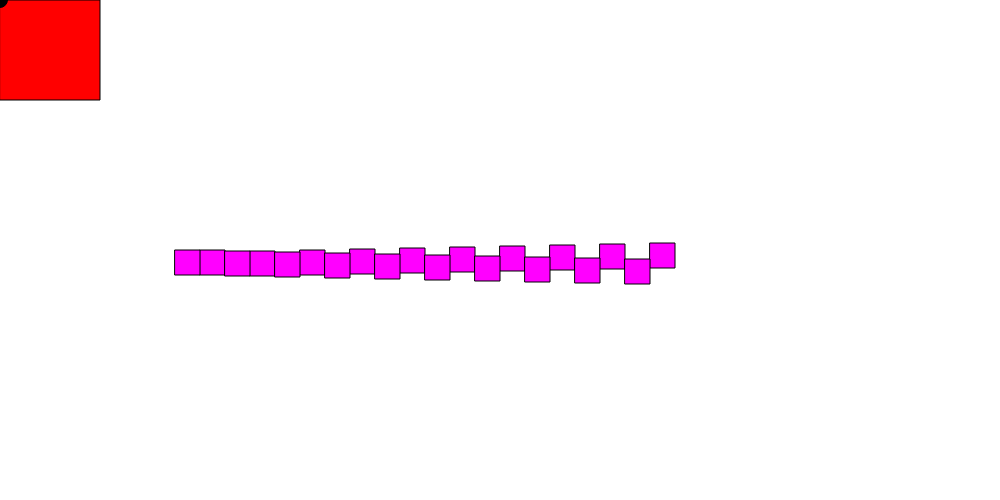
Frame 1 (no input)
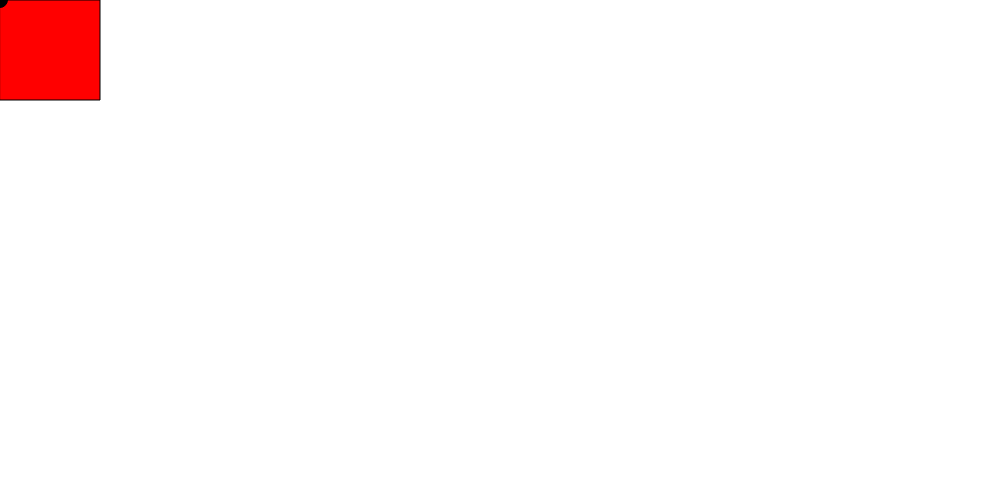
Frame 60 (no input)
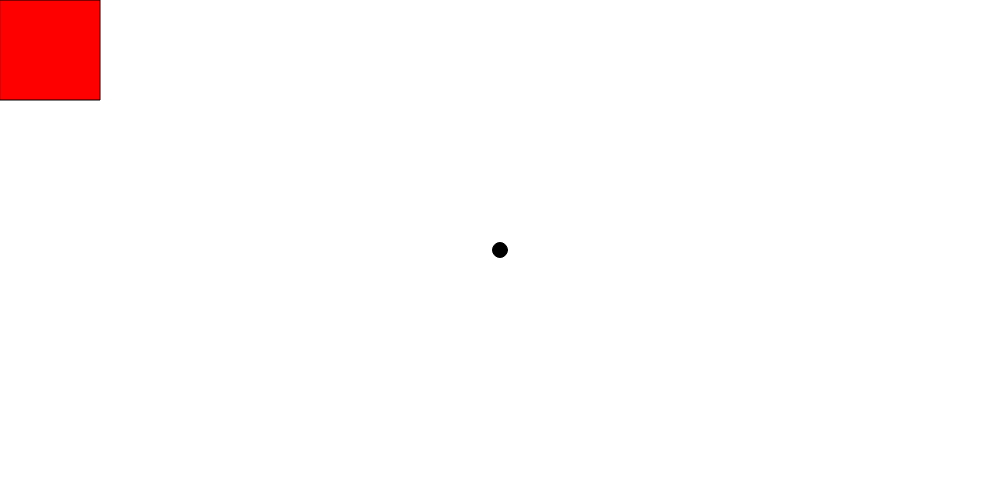
Frame 120 (the mouse pressed at the canvas centre since frame 60)

The p5.js sketch that drew these frames (run headless with seeded random() and noise() and a simulated clock; from frame 60 on, the mouse is pressed at the canvas centre):

// p5.js sketch
// ── sketch.js
  var x = 250;
  var y = 250;
  var speed = 1;
function setup() {
  createCanvas(1000, 500);
  frameRate(60)
}

function draw() {
  if(mouseX >= 7 && mouseX <= 93 && mouseY >= 7 && mouseY <= 93){
    fill(0, 255, 0);
  }
  else{
    fill(255, 0, 0);
  }
  background(255);
  stroke(0);
  rect(0, 0, 100, 100);

  fill(0);
  ellipse(mouseX, mouseY, 15, 15);

  fill(255, 0, 255);
  for(var i = 0; i < 10; i++){
    rect((i*50)+200, x, 25, 25);
    x = x + speed
    if(x > height-125 && x < 125);{
    speed = -1
    }
    }
  for(var j = 0; j < 10; j++){
    rect((j*50)+175, y, 25, 25);
    y = y - speed
    if(y < 125 && y > height-125){
      speed = -1
    }
  }
}
